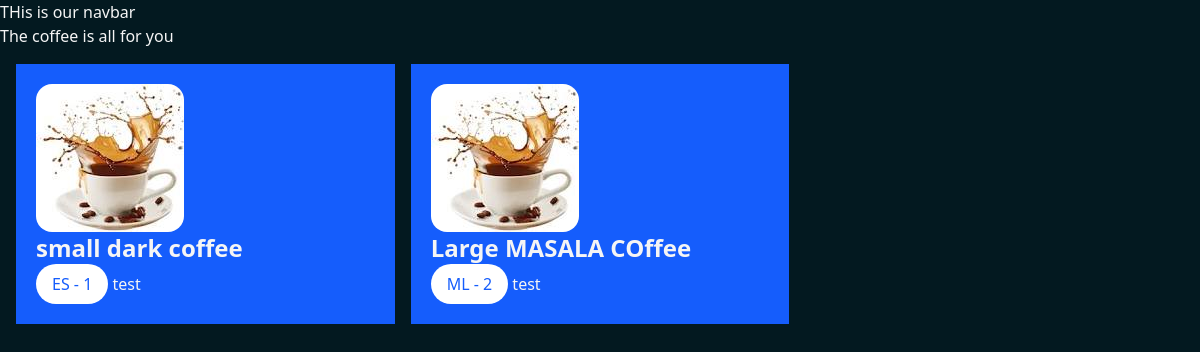
/coffee/, run on an earlier commit of the app's database.
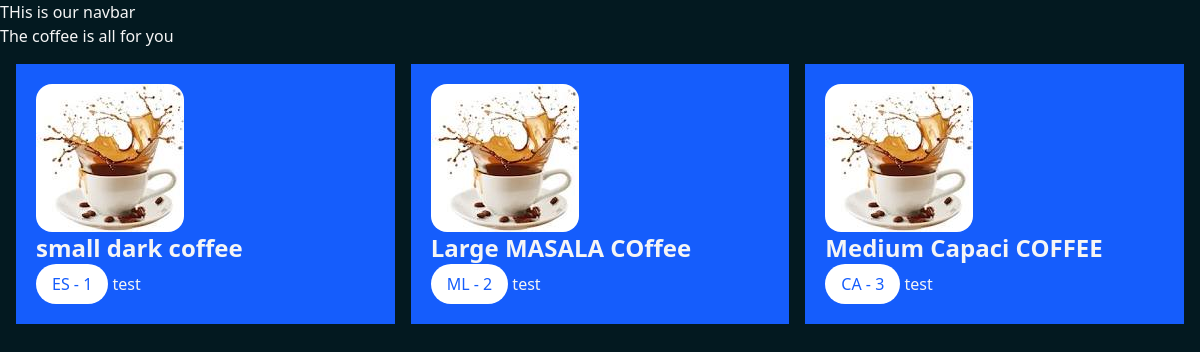
And on a later commit of the database.
### coffee/models.py (models this page shows, shortened)
class CoffeeVariety(models.Model):
    COFFEE_TYPE_CHOICE = [
        ('ML', 'MASALA'),
        ('BL', 'BLACK'),
        ('WH', 'WHITE'),
        ('ES', 'ESPRESSO'),
        ('CA', 'CAPPUCCINO'),
        ('LT', 'LATTE'),
        ('FR', 'FRAPPUCCINO'),
        ('IC', 'ICED COFFEE'),
        ('OT', 'OTHER'),
    ]
    name = models.CharField(max_length=100)
    image = models.ImageField(upload_to = 'coffeeis/')
    date_added = models.DateTimeField(default=timezone.now)
    type = models.CharField(max_length=2, choices=COFFEE_TYPE_CHOICE)
    description = models.TextField(default='')

### coffee/views.py (the view)
# urls.py: path('', views.all_coffees, name='all_coffee'),
def all_coffees(request):
    coffeeis = CoffeeVariety.objects.all()
    return render(request, 'coffee/all_coffee.html', {'coffeeis': coffeeis})

### coffee/templates/coffee/all_coffee.html (shortened to what this page needs)
{% extends "layout.html" %}
{% block content %}
<h1>The coffee is all for you</h1>
<div class="grid grid-cols-3 gap-4 m-4">
{% for coffee in coffeeis %}
    <div class="bg-blue-600 p-5" >
        <img class="rounded-2xl" src="{{coffee.image.url}}" alt="">
        <h3 class="text-2xl font-bold">{{coffee.name}}</h3>
        <a href="{% url 'coffee_detail' coffee.id %}">
            <button class="bg-white text-blue-600 px-4 py-2 rounded-full">
                {{coffee.type}} - {{coffee.id}}
            </button>
        </a>
        test
    </div>
{% endfor %}
</div>
{% endblock %}

### templates/layout.html (shortened to what this page needs)
{% load static tailwind_tags %}
{% load static %}
<!DOCTYPE html>
<html lang="en">
<head>
    <link rel="stylesheet" href="{% static 'style.css' %}">
    {% tailwind_css %}
</head>
<body>
    <nav>THis is our navbar</nav>
    {% block content %}{% endblock %}
</body>
</html>

### static/style.css (style rules this page uses)
body { background-color: rgb(3, 25, 32); color: whitesmoke; }

What changed in the data, as far as the page shows it:
added CoffeeVariety: image (picture), name "Medium Capaci COFFEE", type "CA", id "3"
